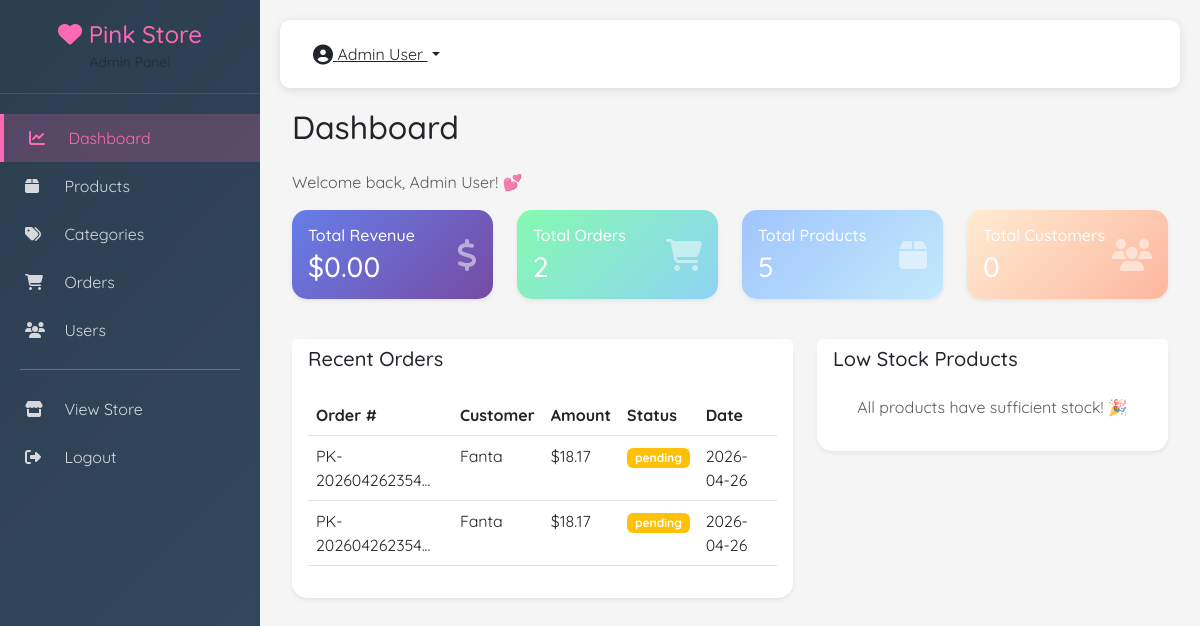
The page /admin (signed in) on the database its author committed.
### models.py (models this page shows)
class User(UserMixin):
    pass

class Order:
    pass

### admin_routes.py (the view)
    @app.route('/admin')
    @login_required
    def admin_dashboard():
        if not current_user.is_admin:
            return redirect(url_for('index'))
        total_products = Product.query.count()
        total_orders = Order.query.count()
        total_customers = User.query.filter_by(is_admin=False).count()
        total_categories = Category.query.count()
        total_revenue = db.session.query(db.func.sum(Order.grand_total)).filter_by(payment_status='paid').scalar() or 0
        recent_orders = Order.query.order_by(Order.created_at.desc()).limit(10).all()
        low_stock_products = Product.query.filter(Product.stock < 10, Product.stock > 0).limit(5).all()
        out_of_stock = Product.query.filter(Product.stock == 0).count()
        pending_orders = Order.query.filter_by(payment_status='pending').count()
        completed_orders = Order.query.filter_by(status='completed').count()
        return render_template('admin/dashboard.html',
                               total_products=total_products,
                               total_orders=total_orders,
                               total_customers=total_customers,
                               total_categories=total_categories,
                               total_revenue=total_revenue,
                               recent_orders=recent_orders,
                               low_stock_products=low_stock_products,
                               out_of_stock=out_of_stock,
                               pending_orders=pending_orders,
                               completed_orders=completed_orders)

### templates/admin/dashboard.html (shortened to what this page needs)
{% extends 'admin/base_admin.html' %}
{% block admin_content %}
<div class="container-fluid">
    <div class="row">
        <div class="col-12">
            <h2 class="mb-4">Dashboard</h2>
            <p class="text-muted">Welcome back, {{ current_user.full_name }}! 💕</p>
        </div>
    </div>
    <div class="row mb-4">
        <div class="col-md-3 mb-3">
            <div class="card border-0 shadow-sm bg-gradient-primary text-white">
                <div class="card-body">
                    <div class="d-flex justify-content-between align-items-center">
                        <div>
                            <h6 class="mb-1">Total Revenue</h6>
                            <h3 class="mb-0">${{ "%.2f"|format(total_revenue) }}</h3>
                        </div>
                        <i class="fas fa-dollar-sign fa-2x opacity-50"></i>
                    </div>
                </div>
            </div>
        </div>
        <div class="col-md-3 mb-3">
            <div class="card border-0 shadow-sm bg-gradient-success text-white">
                <div class="card-body">
                    <div class="d-flex justify-content-between align-items-center">
                        <div>
                            <h6 class="mb-1">Total Orders</h6>
                            <h3 class="mb-0">{{ total_orders }}</h3>
                        </div>
                        <i class="fas fa-shopping-cart fa-2x opacity-50"></i>
                    </div>
                </div>
            </div>
        </div>
        <div class="col-md-3 mb-3">
            <div class="card border-0 shadow-sm bg-gradient-info text-white">
                <div class="card-body">
                    <div class="d-flex justify-content-between align-items-center">
                        <div>
                            <h6 class="mb-1">Total Products</h6>
                            <h3 class="mb-0">{{ total_products }}</h3>
                        </div>
                        <i class="fas fa-box fa-2x opacity-50"></i>
                    </div>
                </div>
            </div>
        </div>
        <div class="col-md-3 mb-3">
            <div class="card border-0 shadow-sm bg-gradient-warning text-white">
                <div class="card-body">
                    <div class="d-flex justify-content-between align-items-center">
                        <div>
                            <h6 class="mb-1">Total Customers</h6>
                            <h3 class="mb-0">{{ total_customers }}</h3>
                        </div>
                        <i class="fas fa-users fa-2x opacity-50"></i>
                    </div>
                </div>
            </div>
        </div>
    </div>
    <div class="row">
        <div class="col-md-7 mb-4">
            <div class="card border-0 shadow-sm">
                <div class="card-header bg-white border-0">
                    <h5 class="mb-0">Recent Orders</h5>
                </div>
                <div class="card-body">
                    <div class="table-responsive">
                        <table class="table table-hover">
                            <thead>
                                <tr>
                                    <th>Order #</th>
                                    <th>Customer</th>
                                    <th>Amount</th>
                                    <th>Status</th>
                                    <th>Date</th>
                                </tr>
                            </thead>
                            <tbody>
                                {% for order in recent_orders %}
                                <tr>
                                    <td>{{ order.order_number[:15] }}...</td>
                                    <td>{{ order.customer_name }}</td>
                                    <td>${{ "%.2f"|format(order.grand_total) }}</td>
                                    <td>
                                        <span class="badge {% if order.status == 'completed' %}bg-success{% elif order.status == 'processing' %}bg-info{% else %}bg-warning{% endif %}">
                                            {{ order.status }}
                                        </span>
                                    </td>
                                    <td>{{ order.created_at.strftime('%Y-%m-%d') }}</td>
                                </tr>
                                {% endfor %}
                            </tbody>
                        </table>
                    </div>
                </div>
            </div>
        </div>
        <div class="col-md-5 mb-4">
            <div class="card border-0 shadow-sm">
                <div class="card-header bg-white border-0">
                    <h5 class="mb-0">Low Stock Products</h5>
                </div>
                <div class="card-body">
                    {% if low_stock_products %}
                    <div class="list-group">
                        {% for product in low_stock_products %}
                        <div class="list-group-item d-flex justify-content-between align-items-center">
                            <div>
                                <strong>{{ product.name }}</strong>
                                <br>
                                <small class="text-muted">SKU: {{ product.sku or 'N/A' }}</small>
                            </div>
                            <span class="badge bg-warning">Only {{ product.stock }} left</span>
                        </div>
                        {% endfor %}
                    </div>
                    {% else %}
                    <p class="text-muted text-center">All products have sufficient stock! 🎉</p>
                    {% endif %}
                </div>
            </div>
        </div>
    </div>
</div>
{% endblock %}

### templates/admin/base_admin.html (shortened to what this page needs)
<!DOCTYPE html>
<html lang="en">
<head>
    <link href="https://cdn.jsdelivr.net/npm/bootstrap@5.3.0/dist/css/bootstrap.min.css" rel="stylesheet">
    <link rel="stylesheet" href="https://cdnjs.cloudflare.com/ajax/libs/font-awesome/6.4.0/css/all.min.css">
</head>
<body>
    <div class="admin-sidebar" id="sidebar">
        <div class="sidebar-header">
            <h4><i class="fas fa-heart"></i> Pink Store</h4>
            <small class="text-muted">Admin Panel</small>
        </div>
        <div class="sidebar-menu">
            <a href="{{ url_for('admin_dashboard') }}" class="menu-item {% if request.endpoint == 'admin_dashboard' %}active{% endif %}">
                <i class="fas fa-chart-line"></i> Dashboard
            </a>
            <a href="{{ url_for('admin_products') }}" class="menu-item {% if request.endpoint in ['admin_products', 'admin_product_create', 'admin_product_edit'] %}active{% endif %}">
                <i class="fas fa-box"></i> Products
            </a>
            <a href="{{ url_for('admin_categories') }}" class="menu-item {% if request.endpoint in ['admin_categories'] %}active{% endif %}">
                <i class="fas fa-tags"></i> Categories
            </a>
            <a href="{{ url_for('admin_orders') }}" class="menu-item {% if request.endpoint in ['admin_orders', 'admin_order_detail'] %}active{% endif %}">
                <i class="fas fa-shopping-cart"></i> Orders
            </a>
            <a href="{{ url_for('admin_users') }}" class="menu-item {% if request.endpoint == 'admin_users' %}active{% endif %}">
                <i class="fas fa-users"></i> Users
            </a>
            <hr style="margin: 15px 20px; background: rgba(255,255,255,0.1);">
            <a href="{{ url_for('index') }}" class="menu-item">
                <i class="fas fa-store"></i> View Store
            </a>
            <a href="{{ url_for('admin_logout') }}" class="menu-item">
                <i class="fas fa-sign-out-alt"></i> Logout
            </a>
        </div>
    </div>
    <div class="admin-content">
        <div class="admin-navbar d-flex justify-content-between align-items-center">
            <div class="d-flex align-items-center">
                <div class="dropdown">
                    <button class="btn btn-link text-dark dropdown-toggle" data-bs-toggle="dropdown">
                        <i class="fas fa-user-circle fa-lg"></i> {{ current_user.full_name }}
                    </button>
                </div>
            </div>
        </div>
        {% block admin_content %}{% endblock %}
    </div>
</body>
</html>

### templates/admin/base_admin.html (style rules this page uses)
:root { --primary-pink: #ff69b4; --dark-pink: #ff1493; --light-pink: #ffb6c1; --soft-pink: #fff0f5; }
* { margin: 0; padding: 0; box-sizing: border-box; }
body { font-family: 'Quicksand', sans-serif; background: #f5f5f5; }
.admin-sidebar { background: linear-gradient(135deg, #2c3e50, #34495e); min-height: 100vh; color: white; position: fixed; left: 0; top: 0; width: 260px; transition: all 0.3s ease; }
.sidebar-header { padding: 20px; text-align: center; border-bottom: 1px solid rgba(255,255,255,0.1); }
.sidebar-header h4 { margin: 0; color: var(--primary-pink); }
.sidebar-menu { padding: 20px 0; }
.sidebar-menu .menu-item { padding: 12px 25px; color: rgba(255,255,255,0.8); display: block; transition: all 0.3s ease; text-decoration: none; }
.sidebar-menu .menu-item:hover, .sidebar-menu .menu-item.active { background: rgba(255,105,180,0.2); color: var(--primary-pink); border-left: 4px solid var(--primary-pink); }
.sidebar-menu .menu-item i { width: 25px; margin-right: 10px; }
.admin-content { margin-left: 260px; padding: 20px; min-height: 100vh; }
.admin-navbar { background: white; box-shadow: 0 2px 10px rgba(0,0,0,0.1); padding: 15px 20px; margin-bottom: 20px; border-radius: 10px; }
.card { border: none; border-radius: 15px; }

### templates/admin/dashboard.html (style rules this page uses)
.bg-gradient-primary { background: linear-gradient(135deg, #667eea 0%, #764ba2 100%); }
.bg-gradient-success { background: linear-gradient(135deg, #84fab0 0%, #8fd3f4 100%); }
.bg-gradient-info { background: linear-gradient(135deg, #a1c4fd 0%, #c2e9fb 100%); }
.bg-gradient-warning { background: linear-gradient(135deg, #ffecd2 0%, #fcb69f 100%); }
.opacity-50 { opacity: 0.5; }

### rows shown on the page
User: full_name "Admin User"
Order: order_number "PK-202604262354", customer_name "Fanta", grand_total "18.17", status "pending", created_at "2026-04-26"
Order: order_number "PK-202604262354", customer_name "Fanta", grand_total "18.17", status "pending", created_at "2026-04-26"

### other values the page prints
{{ "%.2f"|format(total_revenue) }} "0.00"
{{ total_orders }} "2"
{{ total_products }} "5"
{{ total_customers }} "0"
